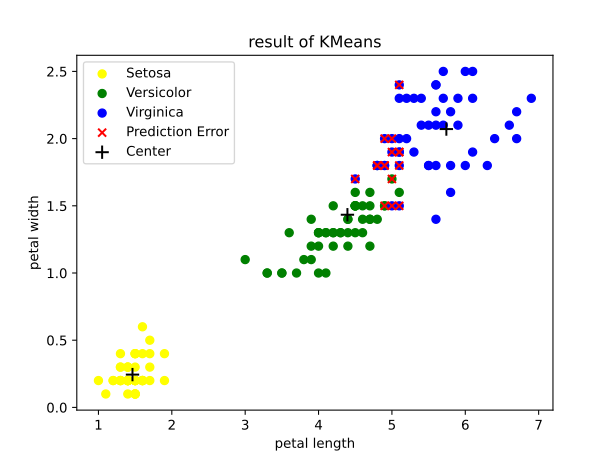

The script that saved this image:
import numpy as np
import pandas as pd
import torch
from matplotlib import pyplot as plt

from CWNN import get_filepath, load_dataset_to_dataframe, convert, KmeansModel


def get_max_length(data):

    return max(len(v) for v in data.values())


def pad_list(lst, target_length, fill_value=np.nan):
    """ Pads the list 'lst' to 'target_length' with 'fill_value'. """
    return lst + [fill_value] * (target_length - len(lst))

def pad_all(data):
    max_length = get_max_length(data)
    for key in data:
        data[key] = pad_list(data[key], max_length)




seed = 42 
torch.manual_seed(seed)
np.random.seed(seed)


data = load_dataset_to_dataframe("../datasets/iris.data")

class_index = 4
data_index = list(range(data.shape[1]))     
if class_index != -1 and class_index != None:
    data_index.remove(class_index)
else:
    data_index.pop()

n_clusters = len(data.iloc[:, class_index].unique()) 
print("class:",n_clusters)
convert(data) 

print(data.head())

features = data.iloc[:, data_index].values  
labels = data.iloc[:, class_index].values 

features = features.astype('float64')
labels = labels.astype('float64')

X_tensor = torch.tensor(features, dtype=torch.float64)
labels_tensor = torch.tensor(labels, dtype=torch.float64)

cluster_model = KmeansModel(n_clusters = n_clusters,max_iter = 200)

cluster_model.fit(X_tensor)

cluster_assignments = cluster_model.labels_
unique_labels_ = torch.unique(cluster_model.labels_)
predicted_labels = torch.zeros_like(cluster_assignments)
for i in unique_labels_:
    cluster_points_mask = (cluster_assignments == i)
    predicted_labels[cluster_points_mask] = torch.mode(labels_tensor[cluster_points_mask]).values 

distances = torch.cdist(X_tensor, cluster_model.centers)
result = np.stack(
    (cluster_assignments.numpy(), torch.min(distances, dim=1).values.detach().numpy(), labels_tensor.numpy(),
     predicted_labels.numpy()), axis=1)

result = np.concatenate((result, features), axis=1)
mask = result[:,2] != result[:,3]
centers = cluster_model.centers.detach().numpy()

length = len(result)

data = {
        'petal length': result[:,6].tolist(),
        'petal width': result[:,7].tolist(),
        'class' : result[:,2].tolist(),
        'predict class' : result[:,3].tolist(),
        'Error length': result[mask,6].tolist(),
        'Error width': result[mask,7].tolist(),
        'Centers length' : centers[:,2].tolist(),
        'Centers width' : centers[:,3].tolist()
    }
pad_all(data)
df = pd.DataFrame(data)
df.to_csv("feasibility.csv", index=False)

plt.scatter(result[:50,6],result[:50,7],label='Setosa',marker='o',c='yellow')
plt.scatter(result[50:100,6],result[50:100,7],label='Versicolor',marker='o',c='green')
plt.scatter(result[100:,6],result[100:,7],label='Virginica',marker='o',c='blue')

plt.scatter(result[mask,6],result[mask,7],label='Prediction Error',marker='x',c='red')
plt.scatter(centers[:,2],centers[:,3],label='Center',marker='+',c='black',s=100)


plt.xlabel('petal length')		
plt.ylabel('petal width')	
plt.title("result of KMeans")
plt.legend()
# 保存为SVG格式
plt.savefig("feasibility.svg", format='svg')
plt.show()
